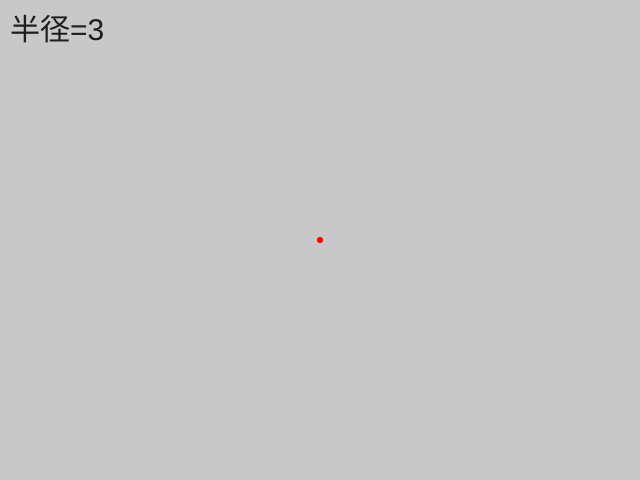
Frame 1 (no input)
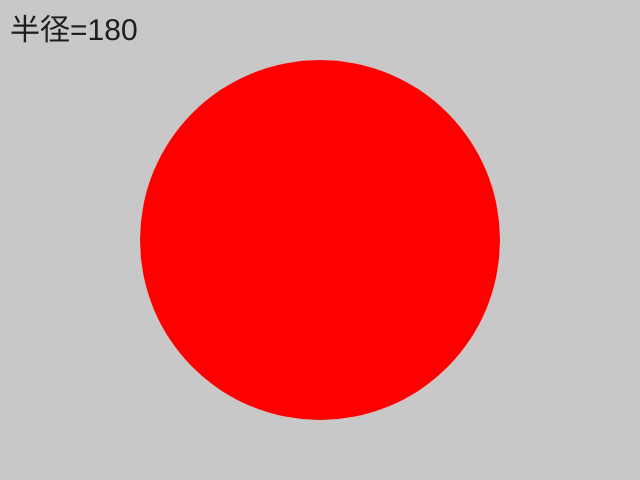
Frame 60 (no input)
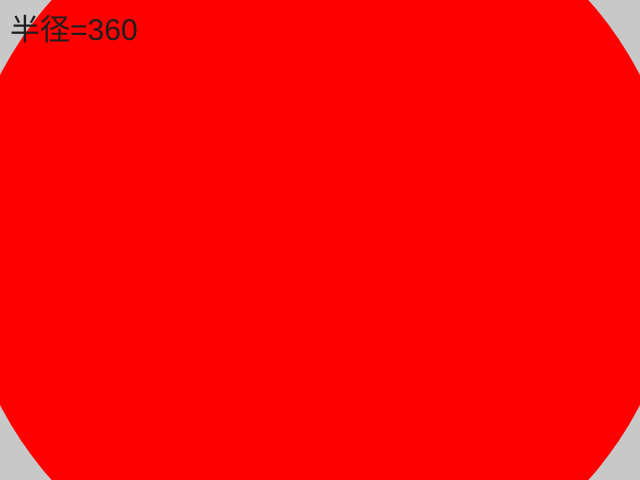
Frame 120 (the mouse pressed at the canvas centre since frame 60)

The p5.js sketch that drew these frames (run headless with seeded random() and noise() and a simulated clock; from frame 60 on, the mouse is pressed at the canvas centre):

// p5.js sketch
// ── sketch.js
// TODO: 変数 counter を、初期値 0 で宣言する。この変数は後で値を変更する。
let counter = 0;
// TODO: 変数 MAX_RADIUS を、初期値 400 で宣言する。この変数は値を変更しない。完成後に初期値を変えて挙動の違いを見てみよう。
const MAX_RADIUS = 400;
// TODO: 変数 SPEED を、初期値 3 で宣言する。この変数は値を変更しない。完成後に初期値を変えて挙動の違いを見てみよう。
const SPEED = 3;
function setup() {
  const canvas = createCanvas(640, 480);
}

function draw() {
  // TODO: counter を 1 増やす。
  counter++;
  background(200, 200, 200);  // キャンバスを RGB=200,200,200 で塗り潰す

  // TODO: 変数 circleRadius を宣言する。初期値は「counter を SPEED 倍して、MAX_RADIUS で割った余り（剰余）」とする。const/let のどちらを使うべきか考える。
  const circleRadius = (counter * SPEED) % MAX_RADIUS;
  noStroke(); // 縁取りを描画しない設定
  fill(255, 0, 0);  // RGB=255,0,0 での塗り潰し設定

  // TODO: (X, Y)=(320, 240) に、半径 circleRadius で円を描画する。
  circle(320, 240, circleRadius * 2);
  // TODO: 変数 info を宣言する。初期値は、文字列「半径=」と circleRadius を結合したものとする。const/let のどちらを使うべきか考える。
  const info = "半径=" + circleRadius;
  fill(30, 30, 30);  // RGB=30,30,30 での塗り潰し設定
  textSize(30); // 文字の大きさ設定
  fill(30, 30, 30);
  textSize(30);
  text(info, 10, 40);
  // TODO: (X, Y)=(10, 50) に、info をテキストとして描画する。
}
